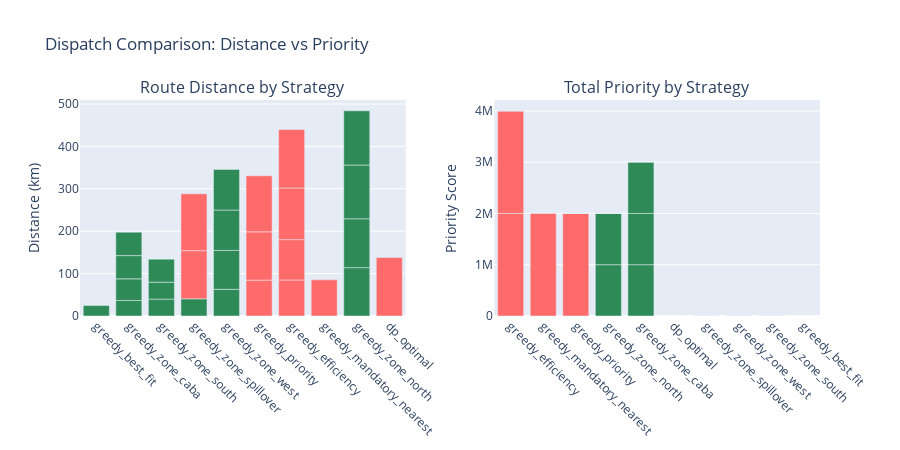

Here is the notebook cell this chart was saved with:
### Markdown cell above
## 8. Visualizations

### Code cell
# Bar chart: Distance and Priority side by side
fig = make_subplots(
    rows=1, cols=2,
    subplot_titles=("Route Distance by Strategy", "Total Priority by Strategy"),
    horizontal_spacing=0.12
)

df_sorted = results_df.sort_values("total_distance_km")
colors = ["#2E8B57" if sz else "#FF6B6B" for sz in df_sorted["is_single_zone"]]

fig.add_trace(
    go.Bar(x=df_sorted["strategy"], y=df_sorted["total_distance_km"], marker_color=colors, name="Distance"),
    row=1, col=1
)

df_sorted_prio = results_df.sort_values("total_priority", ascending=False)
colors_prio = ["#2E8B57" if sz else "#FF6B6B" for sz in df_sorted_prio["is_single_zone"]]

fig.add_trace(
    go.Bar(x=df_sorted_prio["strategy"], y=df_sorted_prio["total_priority"], marker_color=colors_prio, name="Priority"),
    row=1, col=2
)

fig.update_layout(
    height=450, 
    showlegend=False,
    title_text="Dispatch Comparison: Distance vs Priority",
)
fig.update_xaxes(tickangle=45)
fig.update_yaxes(title_text="Distance (km)", row=1, col=1)
fig.update_yaxes(title_text="Priority Score", row=1, col=2)
fig.show()

### Figure 1 — Plotly figure (JSON) as saved in the notebook; plotly's stock layout.template omitted (floating-point values rounded to 4 significant figures)
{"data": [{"marker": {"color": ["#2E8B57", "#2E8B57", "#2E8B57", "#2E8B57", "#2E8B57", "#2E8B57", "#2E8B57", "#2E8B57", "#2E8B57", "#2E8B57", "#FF6B6B", "#FF6B6B", "#FF6B6B", "#2E8B57", "#FF6B6B", "#2E8B57", "#2E8B57", "#FF6B6B", "#FF6B6B", "#2E8B57", "#2E8B57", "#FF6B6B", "#2E8B57", "#2E8B57", "#FF6B6B", "#FF6B6B", "#FF6B6B", "#FF6B6B"]}, "name": "Distance", "type": "bar", "x": ["greedy_best_fit", "greedy_zone_caba", "greedy_zone_south", "greedy_zone_south", "greedy_zone_spillover", "greedy_zone_caba", "greedy_zone_south", "greedy_zone_caba", "greedy_zone_caba", "greedy_zone_west", "greedy_priority", "greedy_efficiency", "greedy_mandatory_nearest", "greedy_zone_west", "greedy_efficiency", "greedy_zone_west", "greedy_zone_west", "greedy_zone_spillover", "greedy_priority", "greedy_zone_north", "greedy_zone_north", "greedy_efficiency", "greedy_zone_north", "greedy_zone_north", "greedy_priority", "greedy_zone_spillover", "greedy_efficiency", "dp_optimal"], "xaxis": "x", "y": [24.61, 36.63, 39.81, 39.95, 40.46, 50.93, 54.33, 54.83, 55.33, 62.9, 84.64, 84.97, 85.2, 91.84, 95.09, 95.1, 95.92, 113.6, 113.8, 114.1, 115.2, 121.8, 126.7, 127.9, 132.1, 134.0, 137.8, 138.0], "yaxis": "y"}, {"marker": {"color": ["#FF6B6B", "#FF6B6B", "#FF6B6B", "#FF6B6B", "#2E8B57", "#2E8B57", "#2E8B57", "#2E8B57", "#2E8B57", "#FF6B6B", "#FF6B6B", "#FF6B6B", "#FF6B6B", "#FF6B6B", "#FF6B6B", "#FF6B6B", "#2E8B57", "#2E8B57", "#2E8B57", "#2E8B57", "#2E8B57", "#2E8B57", "#2E8B57", "#2E8B57", "#2E8B57", "#2E8B57", "#2E8B57", "#2E8B57"]}, "name": "Priority", "type": "bar", "x": ["greedy_efficiency", "greedy_efficiency", "greedy_mandatory_nearest", "greedy_priority", "greedy_zone_north", "greedy_zone_caba", "greedy_zone_caba", "greedy_zone_north", "greedy_zone_caba", "greedy_efficiency", "dp_optimal", "greedy_efficiency", "greedy_zone_spillover", "greedy_priority", "greedy_priority", "greedy_zone_spillover", "greedy_zone_north", "greedy_zone_west", "greedy_zone_south", "greedy_zone_south", "greedy_zone_south", "greedy_zone_north", "greedy_zone_spillover", "greedy_zone_west", "greedy_zone_west", "greedy_zone_west", "greedy_zone_caba", "greedy_best_fit"], "xaxis": "x2", "y": [2000000.0, 2000000.0, 2000000.0, 2000000.0, 1000000.0, 1000000.0, 1000000.0, 1000000.0, 1000000.0, 477.7, 467.1, 447.5, 356.1, 302.4, 294.1, 284.8, 232.6, 225.9, 212.1, 204.5, 192.5, 188.4, 183.3, 167.9, 159.6, 158.7, 149.5, 63.56], "yaxis": "y2"}], "layout": {"annotations": [{"font": {"size": 16}, "showarrow": false, "text": "Route Distance by Strategy", "x": 0.22, "xanchor": "center", "xref": "paper", "y": 1, "yanchor": "bottom", "yref": "paper"}, {"font": {"size": 16}, "showarrow": false, "text": "Total Priority by Strategy", "x": 0.78, "xanchor": "center", "xref": "paper", "y": 1, "yanchor": "bottom", "yref": "paper"}], "height": 450, "showlegend": false, "title": {"text": "Dispatch Comparison: Distance vs Priority"}, "xaxis": {"anchor": "y", "domain": [0, 0.44], "tickangle": 45}, "xaxis2": {"anchor": "y2", "domain": [0.56, 1], "tickangle": 45}, "yaxis": {"anchor": "x", "domain": [0, 1], "title": {"text": "Distance (km)"}}, "yaxis2": {"anchor": "x2", "domain": [0, 1], "title": {"text": "Priority Score"}}}}
